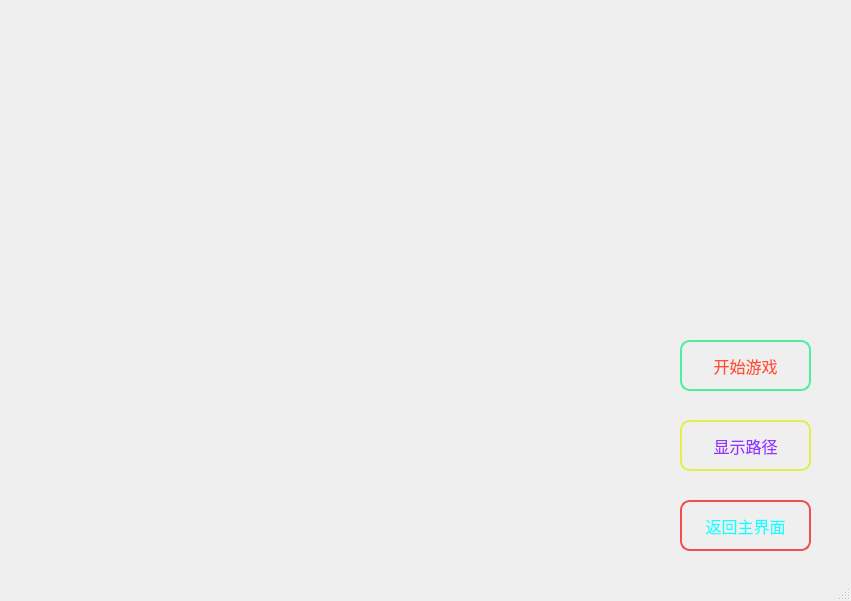
<?xml version="1.0" encoding="UTF-8"?>
<ui version="4.0">
 <class>randomMode</class>
 <widget class="QMainWindow" name="randomMode">
  <property name="geometry">
   <rect>
    <x>0</x>
    <y>0</y>
    <width>851</width>
    <height>601</height>
   </rect>
  </property>
  <property name="minimumSize">
   <size>
    <width>851</width>
    <height>601</height>
   </size>
  </property>
  <property name="maximumSize">
   <size>
    <width>851</width>
    <height>601</height>
   </size>
  </property>
  <property name="windowTitle">
   <string>MainWindow</string>
  </property>
  <widget class="QWidget" name="centralwidget">
   <widget class="QPushButton" name="startButton">
    <property name="geometry">
     <rect>
      <x>680</x>
      <y>340</y>
      <width>131</width>
      <height>51</height>
     </rect>
    </property>
    <property name="minimumSize">
     <size>
      <width>131</width>
      <height>51</height>
     </size>
    </property>
    <property name="maximumSize">
     <size>
      <width>131</width>
      <height>51</height>
     </size>
    </property>
    <property name="font">
     <font>
      <family>华文琥珀</family>
      <pointsize>12</pointsize>
     </font>
    </property>
    <property name="styleSheet">
     <string notr="true">color:rgb(255, 80, 50);
background:qlineargradient(spread:pad, x1:0, y1:0, x2:0, y2:1, 
stop:0 rgba(204, 250, 227, 255), /*第1个颜色值*/
stop:0.25 rgba(126, 242, 185, 255), /*第2个颜色值*/
stop:0.5 rgba(76, 237, 157, 255), /*第3个颜色值*/
stop:0.65 rgba(91, 239, 166, 255), /*第4个颜色值*/
stop:1 rgba(184, 248, 217, 255));/*第5个颜色值*/
border: 2px solid rgb(78,238,158);/*边框颜色值*/
border-radius: 10px;</string>
    </property>
    <property name="text">
     <string>开始游戏</string>
    </property>
   </widget>
   <widget class="QPushButton" name="showButton">
    <property name="geometry">
     <rect>
      <x>680</x>
      <y>420</y>
      <width>131</width>
      <height>51</height>
     </rect>
    </property>
    <property name="minimumSize">
     <size>
      <width>131</width>
      <height>51</height>
     </size>
    </property>
    <property name="maximumSize">
     <size>
      <width>131</width>
      <height>51</height>
     </size>
    </property>
    <property name="font">
     <font>
      <family>华文琥珀</family>
      <pointsize>12</pointsize>
     </font>
    </property>
    <property name="styleSheet">
     <string notr="true">color:rgb(150, 50, 255);
background:qlineargradient(spread:pad, x1:0, y1:0, x2:0, y2:1, 
stop:0 rgba(247, 250, 204, 255), 
stop:0.25 rgba(236, 243, 133, 255), 
stop:0.5 rgba(226, 237, 76, 255), 
stop:0.65 rgba(229, 239, 91, 255), 
stop:1 rgba(229, 233, 160, 255));
 border: 2px solid rgb(225,238,78);
 border-radius: 10px;</string>
    </property>
    <property name="text">
     <string>显示路径</string>
    </property>
   </widget>
   <widget class="QPushButton" name="returnButton">
    <property name="geometry">
     <rect>
      <x>680</x>
      <y>500</y>
      <width>131</width>
      <height>51</height>
     </rect>
    </property>
    <property name="minimumSize">
     <size>
      <width>131</width>
      <height>51</height>
     </size>
    </property>
    <property name="maximumSize">
     <size>
      <width>131</width>
      <height>51</height>
     </size>
    </property>
    <property name="font">
     <font>
      <family>华文琥珀</family>
      <pointsize>12</pointsize>
     </font>
    </property>
    <property name="styleSheet">
     <string notr="true">color:rgb(20, 255, 255);
background:qlineargradient(spread:pad, x1:0, y1:0, x2:0, y2:1, 
stop:0 rgba(249, 202, 201, 255), /*第1个颜色值*/
stop:0.25 rgba(242, 126, 126, 255), /*第2个颜色值*/
stop:0.5 rgba(237, 78, 78, 255), /*第3个颜色值*/
stop:0.65 rgba(238, 89, 89, 255), /*第4个颜色值*/
stop:1 rgba(247, 175, 175, 255));/*第5个颜色值*/
border: 2px solid rgb(237,80,78);/*边框颜色值*/
 border-radius: 10px;</string>
    </property>
    <property name="text">
     <string>返回主界面</string>
    </property>
   </widget>
  </widget>
  <widget class="QMenuBar" name="menubar">
   <property name="geometry">
    <rect>
     <x>0</x>
     <y>0</y>
     <width>851</width>
     <height>25</height>
    </rect>
   </property>
  </widget>
  <widget class="QStatusBar" name="statusbar"/>
 </widget>
 <resources/>
 <connections/>
</ui>
